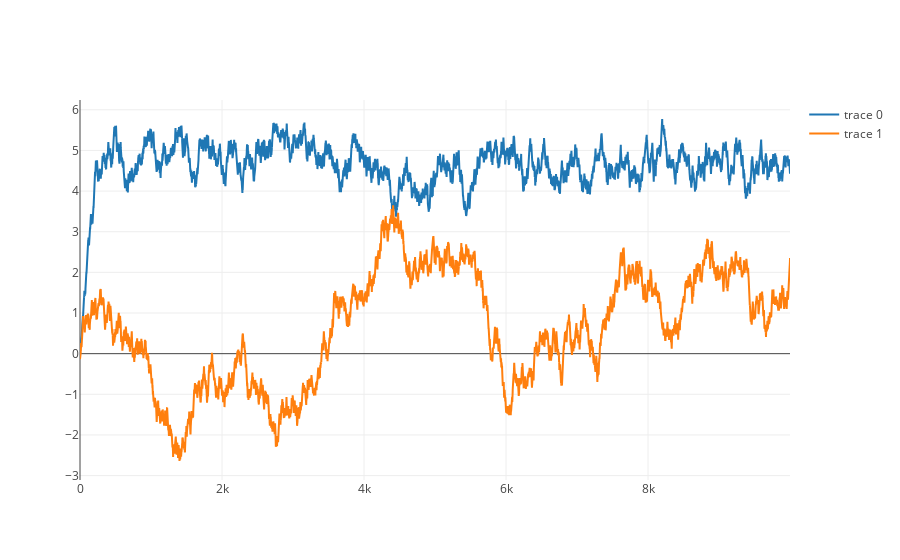

Here is the notebook cell this chart was saved with:
### Markdown cell above
## パラメータ間に制約あり

### Code cell
var constrain = {
    a : (cand, i, parameters) => cand > parameters[i].b,
    b : (cand, i, parameters) => cand < parameters[i].a
};


var mcmc = new MCMC(200).initialize(initialParam,updator, constrain, 0.1)
mcmc.setObserved(data, error)
mcmc.setModel(model)
mcmc.randomizeParameters(["a","b"])

console.log(mcmc.getUpdateOrder(["a","b"]))
console.log(mcmc.parameters)

var res = mcmc.samplingAndFormat(10000)

Plotly([
    {
        y:res.parameter[0].a
    },
    {
        y:res.parameter[0].b
    }
])

### Figure 1 — Plotly figure (JSON) as saved in the notebook; plotly's stock layout.template omitted (floating-point values rounded to 4 significant figures; data arrays with more than 128 entries replaced by an {"elided": "..."} marker saying what was removed)
{"data": [{"uid": "62a93a", "y": {"elided": "10000 float values"}}, {"uid": "af6088", "y": {"elided": "10000 float values"}}], "layout": {}}
